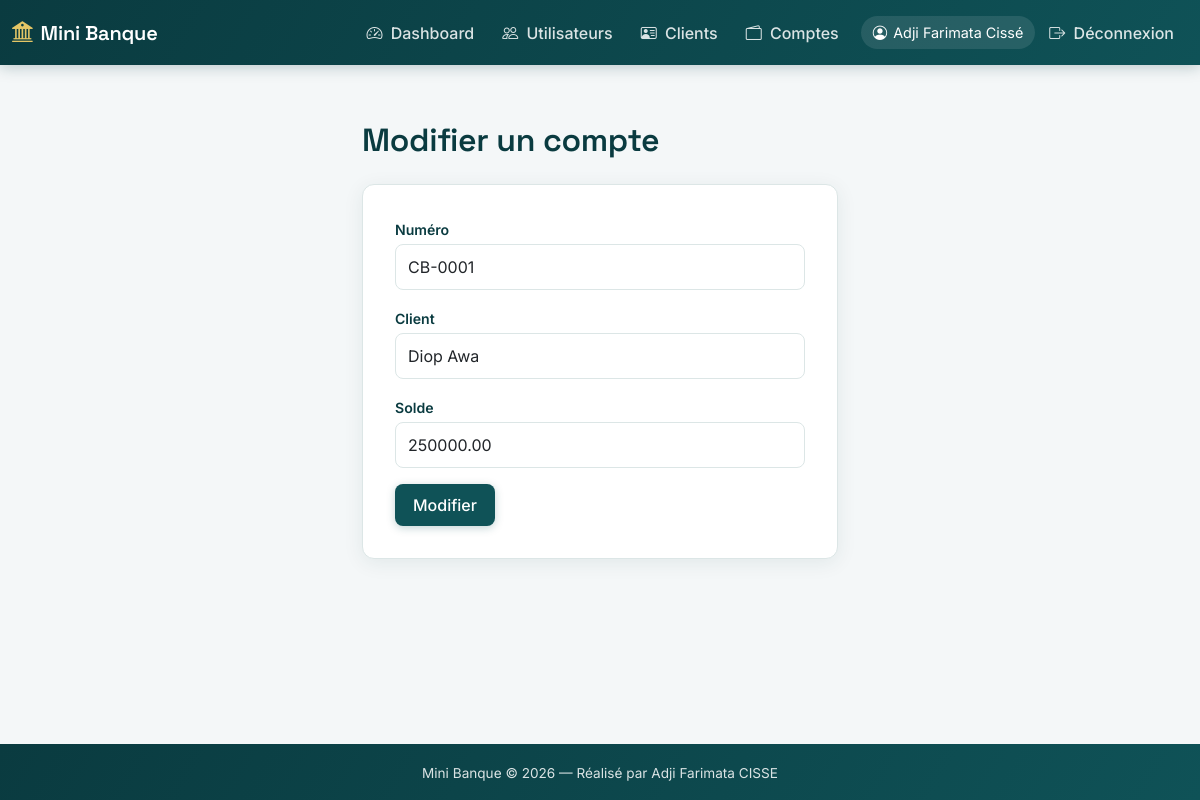
The app's page /ModifCompte.php?id=1 (signed in) with its own data.
### tables this page shows
CREATE TABLE `comptes` (
  `id`          INT UNSIGNED NOT NULL AUTO_INCREMENT,
  `numero`      VARCHAR(30)  NOT NULL,
  `client_id`   INT UNSIGNED NOT NULL,
  `solde`       DECIMAL(14,2) NOT NULL DEFAULT 0,
  `created_at`  TIMESTAMP NOT NULL DEFAULT CURRENT_TIMESTAMP,
  PRIMARY KEY (`id`),
  UNIQUE KEY `uniq_numero` (`numero`),
  KEY `idx_client` (`client_id`),
  CONSTRAINT `fk_compte_client`
    FOREIGN KEY (`client_id`) REFERENCES `clients` (`id`)
    ON DELETE RESTRICT ON UPDATE CASCADE
);

CREATE TABLE `clients` (
  `id`          INT UNSIGNED NOT NULL AUTO_INCREMENT,
  `nom`         VARCHAR(100) NOT NULL,
  `prenom`      VARCHAR(100) NOT NULL,
  `telephone`   VARCHAR(30)  NOT NULL,
  `age`         TINYINT UNSIGNED NOT NULL,
  `created_at`  TIMESTAMP NOT NULL DEFAULT CURRENT_TIMESTAMP,
  PRIMARY KEY (`id`)
);

### ModifCompte.php (the view, shortened to what this page needs)
<?php
include "db.php";
$id = $_GET['id'];
$stmt = $pdo->prepare("SELECT * FROM comptes WHERE id=:id");
$stmt->execute([':id'=>$id]);
$compte = $stmt->fetch(PDO::FETCH_ASSOC);
$clients = $pdo->query("SELECT * FROM clients ORDER BY nom ASC")->fetchAll(PDO::FETCH_ASSOC);
?>
<!DOCTYPE html>
<html lang="en">
<head>
    <link href="https://cdn.jsdelivr.net/npm/bootstrap@5.3.2/dist/css/bootstrap.min.css" rel="stylesheet">
    <link href="https://cdn.jsdelivr.net/npm/bootstrap-icons@1.11.1/font/bootstrap-icons.css" rel="stylesheet">
    <link rel="stylesheet" href="style.css">
</head>
<body>
    <?php include "navbar.php"; ?>
    <div class="container mt-5" style="max-width:500px;">
    <h2>Modifier un compte</h2>
    <form method="post">
        <div class="mb-3"><label>Numéro</label><input type="text" name="numero" class="form-control" value="<?= $compte['numero']; ?>" required></div>
        <div class="mb-3">
            <label>Client</label>
            <select name="client_id" class="form-control" required>
                <?php foreach($clients as $cl): ?>
                <option value="<?= $cl['id']; ?>" <?= $cl['id']==$compte['client_id']?'selected':''; ?>><?= $cl['nom']." ".$cl['prenom']; ?></option>
                <?php endforeach; ?>
            </select>
        </div>
        <div class="mb-3"><label>Solde</label><input type="number" name="solde" class="form-control" step="0.01" min="0" value="<?= $compte['solde']; ?>" required></div>
        <button type="submit" class="btn btn-purple">Modifier</button>
    </form>
</div>
<?php include "footer.php"; ?>
</body>
</html>

### style.css (style rules this page uses)
:root { --teal-dark: #0A3B40; --teal: #0F5257; --teal-tint: #E7F0EF; --gold: #C9A227; --gold-soft: #E4C666; --bg: #F4F7F8; --ink: #1B1B1B; --ink-soft: #5B6B6D; --line: #DCE6E6; --radius: 12px; --purple: var(--teal); --purple-dark: var(--teal-dark); }
* { box-sizing: border-box; }
body { background: var(--bg); color: var(--ink); font-family: 'Inter', sans-serif; min-height: 100vh; }
h1, h2, h3, h4, h5, .navbar-brand { font-family: 'Space Grotesk', sans-serif; font-weight: 600; letter-spacing: -0.01em; }
h2 { color: var(--teal-dark); margin-bottom: 24px; display: flex; align-items: center; gap: 10px; }
.btn-purple { background-color: var(--teal); color: #fff; border: none; border-radius: 8px; padding: 9px 18px; font-weight: 600; transition: all 0.2s ease; box-shadow: 0 2px 8px rgba(15, 82, 87, 0.25); }
.btn { border-radius: 8px; font-weight: 500; }
form { background: #fff; padding: 32px; border-radius: var(--radius); box-shadow: 0 4px 20px rgba(10, 59, 64, 0.08); border: 1px solid var(--line); }
label { font-weight: 600; font-size: 0.88rem; color: var(--teal-dark); margin-bottom: 4px; display: inline-block; }
.form-control, select.form-control { border-radius: 8px; border: 1px solid var(--line); padding: 10px 12px; }
.container { max-width: 1080px; }
.container.mt-5 { padding-top: 8px; padding-bottom: 60px; }
html, body { height: 100%; }
body { display: flex; flex-direction: column; }

### records on screen
comptes: numero "CB-0001", client_id "Diop Awa", solde "250000.00"

### other values on screen
$_SESSION['user']['nom'] "Adji Farimata Cissé"
